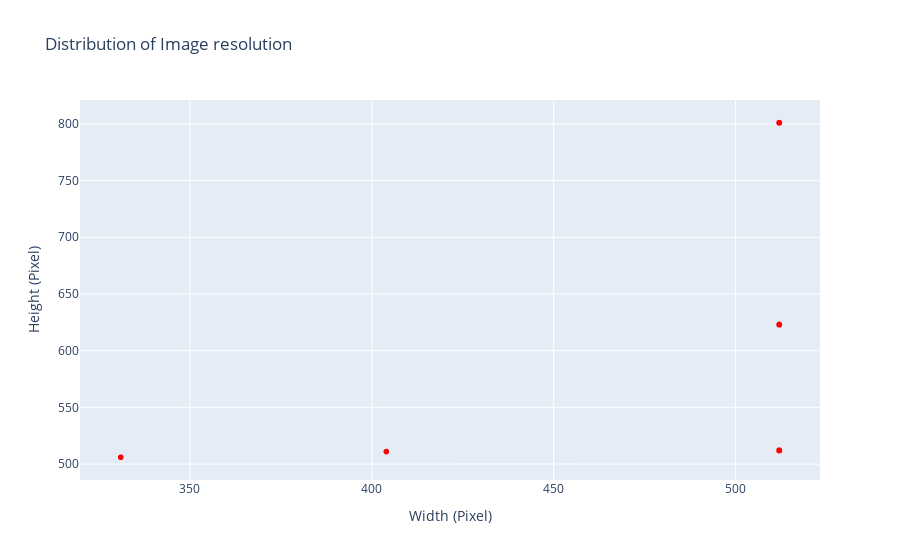

The cell this chart's notebook holds for it:
### Code cell
fig = px.scatter(x = resolutions[:,0], y=resolutions[:,1], title="Distribution of Image resolution")
fig.update_layout(
    xaxis_title="Width (Pixel)",
    yaxis_title="Height (Pixel)",
    showlegend = False,
    hovermode="closest"
)
fig.update_traces(marker=dict(color="red"))
fig.show()

### Figure 1 — Plotly figure (JSON) as saved in the notebook; plotly's stock layout.template omitted (floating-point values rounded to 4 significant figures; data arrays with more than 128 entries replaced by an {"elided": "..."} marker saying what was removed)
{"data": [{"hovertemplate": "x=%{x}<br>y=%{y}<extra></extra>", "legendgroup": "", "marker": {"color": "red", "symbol": "circle"}, "mode": "markers", "name": "", "showlegend": false, "type": "scattergl", "x": {"elided": "1097 int values"}, "xaxis": "x", "y": {"elided": "1097 int values"}, "yaxis": "y"}], "layout": {"hovermode": "closest", "legend": {"tracegroupgap": 0}, "showlegend": false, "title": {"text": "Distribution of Image resolution"}, "xaxis": {"anchor": "y", "domain": [0, 1], "title": {"text": "Width (Pixel)"}}, "yaxis": {"anchor": "x", "domain": [0, 1], "title": {"text": "Height (Pixel)"}}}}
